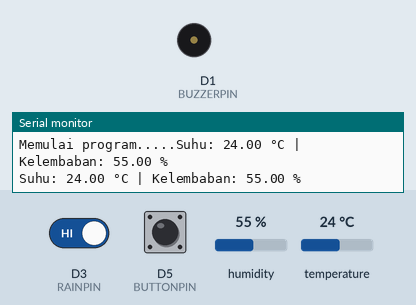
Recording of a sketch running on a simulated ESP8266 (NodeMCU). Parts: buzzer (waves = sounding), the last lines printed to the serial monitor. The inputs (shaded band) are chosen by the test bench; at power-on: D3 (RAINPIN) HIGH, D5 (BUTTONPIN) LOW, humidity 55 %, temperature 24 °C.

Above: at 2.8 s.
2.9 s: D3 (RAINPIN) driven LOW
At 4.8 s:
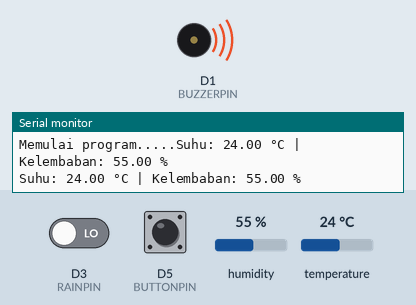
8.9 s: D5 (BUTTONPIN) pulled HIGH for 2.35 s
At 9.7 s:
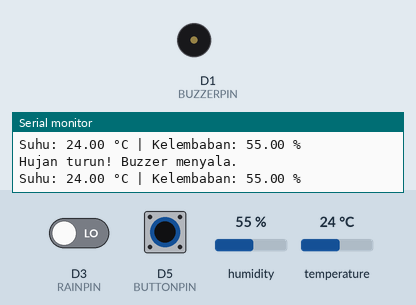
Timing chart, 0 to 11.9 s (numbered marks = the images above; inputs shaded):
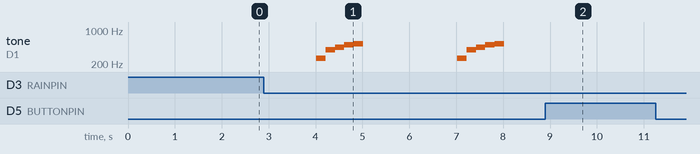

The sketch:

Sensor_rain.ino
```cpp
  #include <DHT.h>


  #define BUZZERPIN D1
  #define DHTPIN D2
  #define RAINPIN D3
  #define BUTTONPIN D5

  #define NOTE_C4  262
  #define NOTE_G4  392
  #define NOTE_A4  440
  #define NOTE_B4  494
  #define NOTE_C5  523

  #define DHTTYPE DHT22
  DHT dht(DHTPIN, DHTTYPE);

  bool alarmDimatikan = false;

  void bunyiMusik(){
    tone(BUZZERPIN, NOTE_C4); delay(200);
    tone(BUZZERPIN, NOTE_G4); delay(200);
    tone(BUZZERPIN, NOTE_A4); delay(200);
    tone(BUZZERPIN, NOTE_B4); delay(200);
    tone(BUZZERPIN, NOTE_C5); delay(200);
    noTone(BUZZERPIN);
  }

  void setup(){
    Serial.begin(115200);
    Serial.print("Memulai program.....");

    dht.begin();
    pinMode(RAINPIN, INPUT);
    pinMode(BUZZERPIN, OUTPUT);
    pinMode(BUTTONPIN, INPUT);
  }


  void loop (){
      float t = dht.readTemperature();
      float h = dht.readHumidity();
      int rainStatus = digitalRead(RAINPIN);
      int statusButton = digitalRead(BUTTONPIN);


      if (statusButton == HIGH){
        alarmDimatikan = true;
        Serial.println("Tombol ditekan Buzzer dimatikan!");
        delay(200);
      }

      if(rainStatus == 0){
        if (!alarmDimatikan){
          bunyiMusik();
          Serial.println("Hujan turun! Buzzer menyala.");
        } else {
          noTone(BUZZERPIN);
        }
      }
      else {
      noTone(BUZZERPIN);
      alarmDimatikan = false;
    }

    if (!isnan(t) && !isnan(h)) {
      Serial.print("Suhu: ");
      Serial.print(t);
      Serial.print(" °C | Kelembaban: ");
      Serial.print(h);
      Serial.println(" %");
    } else {
      Serial.println("Error : Gagal membaca sensor DHT22!");
    }
    delay(2000);
  }
```

Measured:
- after the input at 2.9 s, tone on D1 (BUZZERPIN): plays 262 Hz for 0.20 s, 392 Hz for 0.20 s, 440 Hz for 0.20 s, 494 Hz for 0.20 s, 523 Hz for 0.20 s, 262 Hz for 0.20 s … (10 notes in this stretch), starting after 1.1 s
- after the input at 8.9 s, tone on D1 (BUZZERPIN): stops changing and stays silent
